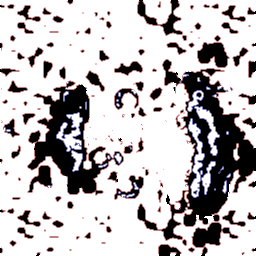
#> input picture game/scenes/map/maps/alpine_meadow/ground_roles.png, 256 x 256 px
$ python check_ground_roles.py
#> lines starting #> are read from the running program, lines starting #| are printed output that depends on the picture; after the words box and inside, x2 and y2 are one past the last pixel; in counts of white or black regions, pixels touching at a corner belong together
### game/tools/import/ground_roles_common.py
"""Does not need the original game: shared by bake_ground_roles.py and check_ground_roles.py.

A map's ground_roles.png is 256x256, one pixel per 10 m cell, RGBA = how much of each ground role the cell has:
R open (grass), G earth, B rock, A path. The four weights of a cell add up to 255.
"""

from pathlib import Path

import numpy as np
from PIL import Image

ROLES = ("open", "earth", "rock", "path")
SIZE = 256
# A role "dominates" a cell when it holds more than half of it (w > 128 of 255). A 50/50 transition dominates nothing.
DOMINANT = 128
# A neighbour "has" a role when it is its strongest one or holds at least half of the cell.
HALF = 128
MAPS_DIR = Path(__file__).resolve().parents[2] / "scenes" / "map" / "maps"
REPORT = Path(__file__).resolve().parent / "ground_roles_report.json"
FLAT_MAPS = ("test_flat", "test_flat4")


def png_path(tag: str) -> Path:
    return MAPS_DIR / tag / "ground_roles.png"


def load(tag: str) -> np.ndarray:
    """(256, 256, 4) int array of the weights of `tag`."""
    return np.asarray(Image.open(png_path(tag)).convert("RGBA"), dtype=np.int32)


# [6 lines left out: function shift, not called in this run]


def _neighbours(mask: np.ndarray) -> np.ndarray:
    """True where one of the 4 neighbours of the cell is True."""
    out = np.zeros_like(mask)
    out[1:, :] |= mask[:-1, :]
    out[:-1, :] |= mask[1:, :]
    out[:, 1:] |= mask[:, :-1]
    out[:, :-1] |= mask[:, 1:]
    return out


def loose_mask(weights: np.ndarray) -> np.ndarray:
    """Cells whose dominant role none of their 4 neighbours has (a lone square of a role in the middle of another)."""
    strongest = weights.argmax(-1)
    dominant = weights.max(-1) > DOMINANT
    loose = np.zeros(strongest.shape, dtype=bool)
    for role in range(len(ROLES)):
        has = (strongest == role) | (weights[..., role] >= HALF)
        loose |= dominant & (strongest == role) & ~_neighbours(has)
    return loose


# [4 lines left out: function loose_by_role, not called in this run]

### game/tools/import/check_ground_roles.py
"""Needs neither the original game nor a window: checks the baked scenes/map/maps/<map>/ground_roles.png of the 9 maps.

Criterion: in every map 0 cells whose four weights add up to less than 250/255 (a cell with no ground role),
and 0 lone cells (a cell dominated by a role that none of its 4 neighbours has). Prints one summary line per map: the share of
each role, those two counts, and (from tools/import/ground_roles_report.json, written by bake_ground_roles.py) what the bake
had to resolve. Exit status 1 when a map fails.

  python3 -I tools/import/check_ground_roles.py          (run from game/)
"""

import json
import sys
from pathlib import Path

sys.path.insert(0, str(Path(__file__).resolve().parent))
import ground_roles_common as common  # noqa: E402

MAPS = ("alpine_meadow", "high_noon", "peaks", "peasantville", "roads", "test_flat", "test_flat4", "tutorial_valley", "winter_wonder")
MIN_SUM = 250
# Measured on the plan (62): cells that fell in a hole of the atlas of the god the map was dressed with, and the lone rock cells of High Noon.
OLD_WITHOUT_TILE = {"peasantville": 725, "alpine_meadow": 31, "tutorial_valley": 5}
OLD_HIGH_NOON_ROCK = 19


def main() -> int:
    report = json.loads(common.REPORT.read_text()) if common.REPORT.exists() else {}
    failed = False
    resolved = 0
    for tag in MAPS:
        if not common.png_path(tag).exists():
            print("FAIL  %-16s missing %s" % (tag, common.png_path(tag).name))
            failed = True
            continue
        weights = common.load(tag)
        if weights.shape != (common.SIZE, common.SIZE, 4):
            print("FAIL  %-16s size %s, wanted 256x256" % (tag, weights.shape[:2]))
            failed = True
            continue
        thin = int((weights.sum(-1) < MIN_SUM).sum())
#> thin = 0
        loose = int(common.loose_mask(weights).sum())
#> in loose_mask, `strongest = weights.argmax(-1)`:
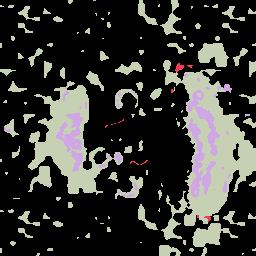
#> strongest: shape (256, 256) int64; 4 distinct labels, from 0 to 3; one colour per label, 0 black
#> in loose_mask, `dominant = weights.max(-1) > DOMINANT`:
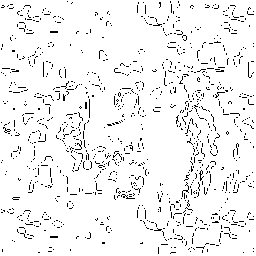
#> dominant: shape (256, 256) bool; 94.6% white; black in thin lines or dots
#> the loop in loose_mask, `for role in range(len(ROLES)):` made 4 passes
#> pass 1, in loose_mask, `has = (strongest == role) | (weights[..., role] >= HALF)`:
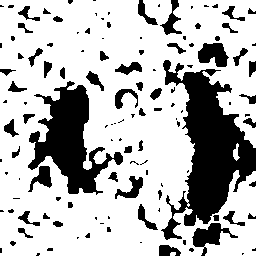
#> has: shape (256, 256) bool; 72.7% white; 124 black regions (66 under 20 px), largest, box (x1, y1, x2, y2) and area: (161, 60, 256, 240) 7334, (28, 81, 123, 195) 4487, (192, 223, 238, 256) 591
#> pass 2, in loose_mask, `has = (strongest == role) | (weights[..., role] >= HALF)`:
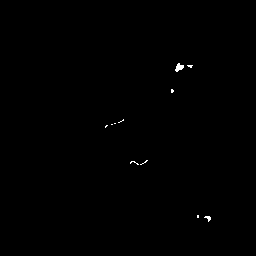
#> has: shape (256, 256) bool; 0.21% white in thin lines or dots, all inside (x1, y1, x2, y2) = (105, 63, 211, 222)
#> pass 3, in loose_mask, `has = (strongest == role) | (weights[..., role] >= HALF)`:
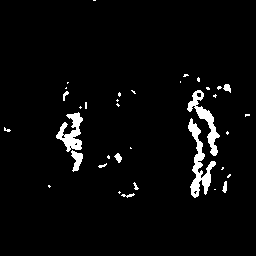
#> has: shape (256, 256) bool; 3.7% white; 36 white regions (25 under 20 px), largest, box (x1, y1, x2, y2) and area: (188, 118, 216, 198) 744, (187, 90, 220, 156) 566, (56, 112, 83, 152) 524
#> after the loop in loose_mask, `for role in range(len(ROLES)):`:
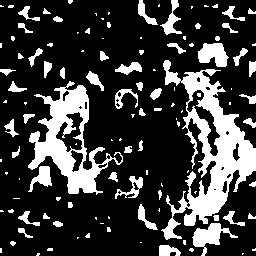
#> has: shape (256, 256) bool; 23.4% white; 119 white regions (61 under 20 px), largest, box (x1, y1, x2, y2) and area: (161, 60, 256, 240) 5756, (28, 81, 123, 195) 3682, (192, 223, 238, 256) 591
#> loose = 0
        share = weights.sum((0, 1)) / float(weights.sum())
#> share = [0.703, 0.00267, 0.0321, 0.262]
        info = report.get(tag, {})
        resolved += info.get("cells_without_tile", 0)
        bad = thin or loose
#> bad = 0
        failed = failed or bool(bad)
#> failed = False
        print("%s  %-16s open %4.1f%% earth %4.1f%% rock %4.1f%% path %4.1f%% | sum<%d: %d  lone: %d | bake: no tile %s, no role %s, lone absorbed %s"
              % ("FAIL" if bad else "PASS", tag, *(100 * share), MIN_SUM, thin, loose,
                 info.get("cells_without_tile", "-"), info.get("cells_without_role", "-"), info.get("loose_cells_absorbed", "-")))
#| PASS  alpine_meadow    open 70.3% earth  0.3% rock  3.2% path 26.2% | sum<250: 0  lone: 0 | bake: no tile -, no role -, lone absorbed -
    rock = report.get("high_noon", {}).get("loose_cells_before", {}).get("rock")
    print("High Noon lone rock cells: %d in the plan (rock of James on Persephone's pale stone), %s before the bake absorbed them in the map's own land, 0 now"
          % (OLD_HIGH_NOON_ROCK, rock if rock is not None else "?"))
#| High Noon lone rock cells: 19 in the plan (rock of James on Persephone's pale stone), ? before the bake absorbed them in the map's own land, 0 now
    print("Cells with no tile: %d in the plan (%s) when dressed with another god; %d without a tile in their own land, all with a role now"
          % (sum(OLD_WITHOUT_TILE.values()), " + ".join(str(v) for v in OLD_WITHOUT_TILE.values()), resolved))
    print("RESULT %s" % ("FAIL" if failed else "PASS"))
#| RESULT PASS
    return 1 if failed else 0


if __name__ == "__main__":
    sys.exit(main())
#> (the program exits here)
